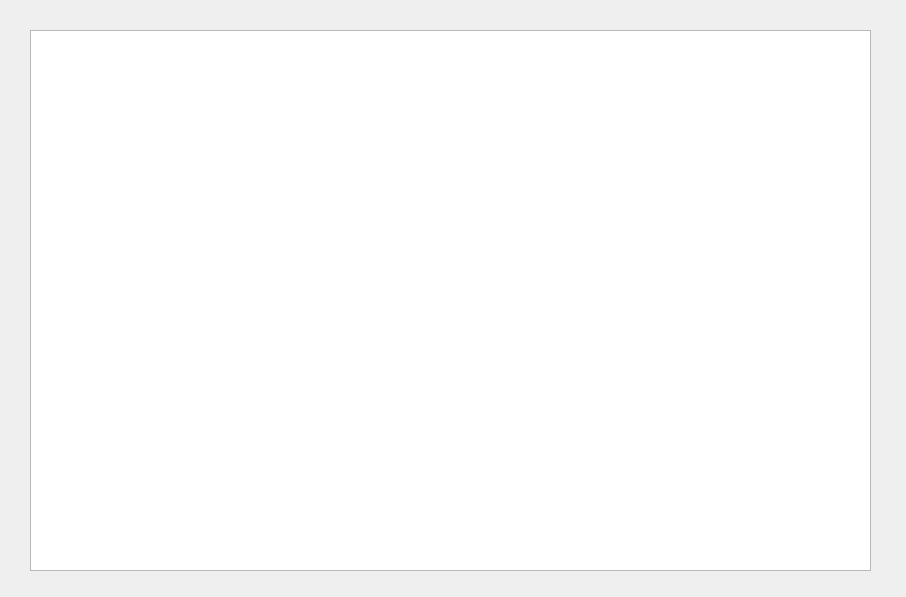
<?xml version="1.0" encoding="UTF-8"?>
<ui version="4.0">
 <class>Display_log</class>
 <widget class="QWidget" name="Display_log">
  <property name="geometry">
   <rect>
    <x>0</x>
    <y>0</y>
    <width>906</width>
    <height>597</height>
   </rect>
  </property>
  <property name="windowTitle">
   <string>Form</string>
  </property>
  <widget class="QTextBrowser" name="result">
   <property name="geometry">
    <rect>
     <x>30</x>
     <y>30</y>
     <width>841</width>
     <height>541</height>
    </rect>
   </property>
  </widget>
 </widget>
 <resources/>
 <connections/>
</ui>
